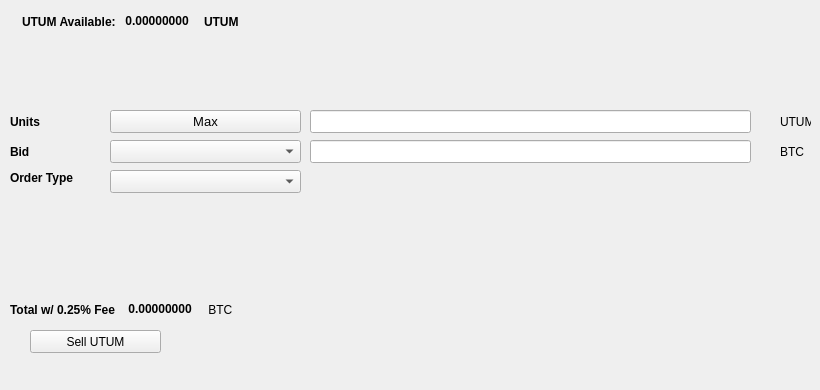
   <widget class="QWidget" name="SellTab">
    <attribute name="title">
     <string>Sell</string>
    </attribute>
    <widget class="QLabel" name="label_16">
     <property name="geometry">
      <rect>
       <x>780</x>
       <y>140</y>
       <width>31</width>
       <height>23</height>
      </rect>
     </property>
     <property name="text">
      <string>BTC</string>
     </property>
    </widget>
    <widget class="QComboBox" name="SellBidcomboBox">
     <property name="geometry">
      <rect>
       <x>110</x>
       <y>140</y>
       <width>191</width>
       <height>23</height>
      </rect>
     </property>
     <property name="font">
      <font>
       <pointsize>10</pointsize>
      </font>
     </property>
    </widget>
    <widget class="QLabel" name="label_18">
     <property name="geometry">
      <rect>
       <x>10</x>
       <y>110</y>
       <width>46</width>
       <height>23</height>
      </rect>
     </property>
     <property name="font">
      <font>
       <weight>75</weight>
       <bold>true</bold>
      </font>
     </property>
     <property name="text">
      <string>Units</string>
     </property>
    </widget>
    <widget class="QPushButton" name="Sell_Max_Amount">
     <property name="geometry">
      <rect>
       <x>110</x>
       <y>110</y>
       <width>191</width>
       <height>23</height>
      </rect>
     </property>
     <property name="font">
      <font>
       <pointsize>10</pointsize>
      </font>
     </property>
     <property name="text">
      <string>Max</string>
     </property>
    </widget>
    <widget class="QLabel" name="label_20">
     <property name="geometry">
      <rect>
       <x>10</x>
       <y>170</y>
       <width>91</width>
       <height>16</height>
      </rect>
     </property>
     <property name="font">
      <font>
       <weight>75</weight>
       <bold>true</bold>
      </font>
     </property>
     <property name="text">
      <string>Order Type</string>
     </property>
    </widget>
    <widget class="QComboBox" name="SellOrdertypeCombo">
     <property name="geometry">
      <rect>
       <x>110</x>
       <y>170</y>
       <width>191</width>
       <height>23</height>
      </rect>
     </property>
     <property name="font">
      <font>
       <pointsize>10</pointsize>
      </font>
     </property>
    </widget>
    <widget class="QLabel" name="label_21">
     <property name="geometry">
      <rect>
       <x>10</x>
       <y>140</y>
       <width>46</width>
       <height>23</height>
      </rect>
     </property>
     <property name="font">
      <font>
       <weight>75</weight>
       <bold>true</bold>
      </font>
     </property>
     <property name="text">
      <string>Bid</string>
     </property>
    </widget>
    <widget class="QLabel" name="label_22">
     <property name="geometry">
      <rect>
       <x>780</x>
       <y>110</y>
       <width>31</width>
       <height>23</height>
      </rect>
     </property>
     <property name="text">
      <string>UTUM</string>
     </property>
    </widget>
    <widget class="QLineEdit" name="UnitsInputUTUM">
     <property name="geometry">
      <rect>
       <x>310</x>
       <y>110</y>
       <width>441</width>
       <height>23</height>
      </rect>
     </property>
     <property name="font">
      <font>
       <pointsize>9</pointsize>
       <weight>75</weight>
       <bold>true</bold>
      </font>
     </property>
    </widget>
    <widget class="QLineEdit" name="SellBidPriceEdit">
     <property name="geometry">
      <rect>
       <x>310</x>
       <y>140</y>
       <width>441</width>
       <height>23</height>
      </rect>
     </property>
     <property name="font">
      <font>
       <pointsize>9</pointsize>
       <weight>75</weight>
       <bold>true</bold>
      </font>
     </property>
    </widget>
    <widget class="QPushButton" name="SellUTUMBTN">
     <property name="geometry">
      <rect>
       <x>30</x>
       <y>330</y>
       <width>131</width>
       <height>23</height>
      </rect>
     </property>
     <property name="text">
      <string>Sell UTUM</string>
     </property>
     <property name="icon">
      <iconset resource="../utum">
       <normaloff>:/icons/bitcoin</normaloff>:/icons/bitcoin</iconset>
     </property>
    </widget>
    <widget class="QWidget" name="layoutWidget3">
     <property name="geometry">
      <rect>
       <x>22</x>
       <y>12</y>
       <width>258</width>
       <height>19</height>
      </rect>
     </property>
     <layout class="QHBoxLayout" name="horizontalLayout">
      <item>
       <widget class="QLabel" name="label232_2">
        <property name="font">
         <font>
          <weight>75</weight>
          <bold>true</bold>
         </font>
        </property>
        <property name="text">
         <string>UTUM Available:</string>
        </property>
       </widget>
      </item>
      <item>
       <widget class="QLabel" name="UTUMAvailableLabel">
        <property name="palette">
         <palette>
          <active>
           <colorrole role="WindowText">
            <brush brushstyle="SolidPattern">
             <color alpha="255">
              <red>0</red>
              <green>0</green>
              <blue>0</blue>
             </color>
            </brush>
           </colorrole>
           <colorrole role="Button">
            <brush brushstyle="SolidPattern">
             <color alpha="255">
              <red>0</red>
              <green>170</green>
              <blue>0</blue>
             </color>
            </brush>
           </colorrole>
           <colorrole role="Light">
            <brush brushstyle="SolidPattern">
             <color alpha="255">
              <red>0</red>
              <green>255</green>
              <blue>0</blue>
             </color>
            </brush>
           </colorrole>
           <colorrole role="Midlight">
            <brush brushstyle="SolidPattern">
             <color alpha="255">
              <red>0</red>
              <green>212</green>
              <blue>0</blue>
             </color>
            </brush>
           </colorrole>
           <colorrole role="Dark">
            <brush brushstyle="SolidPattern">
             <color alpha="255">
              <red>0</red>
              <green>85</green>
              <blue>0</blue>
             </color>
            </brush>
           </colorrole>
           <colorrole role="Mid">
            <brush brushstyle="SolidPattern">
             <color alpha="255">
              <red>0</red>
              <green>113</green>
              <blue>0</blue>
             </color>
            </brush>
           </colorrole>
           <colorrole role="Text">
            <brush brushstyle="SolidPattern">
             <color alpha="255">
              <red>0</red>
              <green>170</green>
              <blue>0</blue>
             </color>
            </brush>
           </colorrole>
           <colorrole role="BrightText">
            <brush brushstyle="SolidPattern">
             <color alpha="255">
              <red>255</red>
              <green>255</green>
              <blue>255</blue>
             </color>
            </brush>
           </colorrole>
           <colorrole role="ButtonText">
            <brush brushstyle="SolidPattern">
             <color alpha="255">
              <red>0</red>
              <green>0</green>
              <blue>0</blue>
             </color>
            </brush>
           </colorrole>
           <colorrole role="Base">
            <brush brushstyle="SolidPattern">
             <color alpha="255">
              <red>255</red>
              <green>255</green>
              <blue>255</blue>
             </color>
            </brush>
           </colorrole>
           <colorrole role="Window">
            <brush brushstyle="SolidPattern">
             <color alpha="255">
              <red>0</red>
              <green>170</green>
              <blue>0</blue>
             </color>
            </brush>
           </colorrole>
           <colorrole role="Shadow">
            <brush brushstyle="SolidPattern">
             <color alpha="255">
              <red>0</red>
              <green>0</green>
              <blue>0</blue>
             </color>
            </brush>
           </colorrole>
           <colorrole role="AlternateBase">
            <brush brushstyle="SolidPattern">
             <color alpha="255">
              <red>127</red>
              <green>212</green>
              <blue>127</blue>
             </color>
            </brush>
           </colorrole>
           <colorrole role="ToolTipBase">
            <brush brushstyle="SolidPattern">
             <color alpha="255">
              <red>255</red>
              <green>255</green>
              <blue>220</blue>
             </color>
            </brush>
           </colorrole>
           <colorrole role="ToolTipText">
            <brush brushstyle="SolidPattern">
             <color alpha="255">
              <red>0</red>
              <green>0</green>
              <blue>0</blue>
             </color>
            </brush>
           </colorrole>
          </active>
          <inactive>
           <colorrole role="WindowText">
            <brush brushstyle="SolidPattern">
             <color alpha="255">
              <red>0</red>
              <green>0</green>
              <blue>0</blue>
             </color>
            </brush>
           </colorrole>
           <colorrole role="Button">
            <brush brushstyle="SolidPattern">
             <color alpha="255">
              <red>0</red>
              <green>170</green>
              <blue>0</blue>
             </color>
            </brush>
           </colorrole>
           <colorrole role="Light">
            <brush brushstyle="SolidPattern">
             <color alpha="255">
              <red>0</red>
              <green>255</green>
              <blue>0</blue>
             </color>
            </brush>
           </colorrole>
           <colorrole role="Midlight">
            <brush brushstyle="SolidPattern">
             <color alpha="255">
              <red>0</red>
              <green>212</green>
              <blue>0</blue>
             </color>
            </brush>
           </colorrole>
           <colorrole role="Dark">
            <brush brushstyle="SolidPattern">
             <color alpha="255">
              <red>0</red>
              <green>85</green>
              <blue>0</blue>
             </color>
            </brush>
           </colorrole>
           <colorrole role="Mid">
            <brush brushstyle="SolidPattern">
             <color alpha="255">
              <red>0</red>
              <green>113</green>
              <blue>0</blue>
             </color>
            </brush>
           </colorrole>
           <colorrole role="Text">
            <brush brushstyle="SolidPattern">
             <color alpha="255">
              <red>0</red>
              <green>170</green>
              <blue>0</blue>
             </color>
            </brush>
           </colorrole>
           <colorrole role="BrightText">
            <brush brushstyle="SolidPattern">
             <color alpha="255">
              <red>255</red>
              <green>255</green>
              <blue>255</blue>
             </color>
            </brush>
           </colorrole>
           <colorrole role="ButtonText">
            <brush brushstyle="SolidPattern">
             <color alpha="255">
              <red>0</red>
              <green>0</green>
              <blue>0</blue>
             </color>
            </brush>
           </colorrole>
           <colorrole role="Base">
            <brush brushstyle="SolidPattern">
             <color alpha="255">
              <red>255</red>
              <green>255</green>
              <blue>255</blue>
             </color>
            </brush>
           </colorrole>
           <colorrole role="Window">
            <brush brushstyle="SolidPattern">
             <color alpha="255">
              <red>0</red>
              <green>170</green>
              <blue>0</blue>
             </color>
            </brush>
           </colorrole>
           <colorrole role="Shadow">
            <brush brushstyle="SolidPattern">
             <color alpha="255">
              <red>0</red>
              <green>0</green>
              <blue>0</blue>
             </color>
            </brush>
           </colorrole>
           <colorrole role="AlternateBase">
            <brush brushstyle="SolidPattern">
             <color alpha="255">
              <red>127</red>
              <green>212</green>
              <blue>127</blue>
             </color>
            </brush>
           </colorrole>
           <colorrole role="ToolTipBase">
            <brush brushstyle="SolidPattern">
             <color alpha="255">
              <red>255</red>
              <green>255</green>
              <blue>220</blue>
             </color>
            </brush>
           </colorrole>
           <colorrole role="ToolTipText">
            <brush brushstyle="SolidPattern">
             <color alpha="255">
              <red>0</red>
              <green>0</green>
              <blue>0</blue>
             </color>
            </brush>
           </colorrole>
          </inactive>
          <disabled>
           <colorrole role="WindowText">
            <brush brushstyle="SolidPattern">
             <color alpha="255">
              <red>0</red>
              <green>85</green>
              <blue>0</blue>
             </color>
            </brush>
           </colorrole>
           <colorrole role="Button">
            <brush brushstyle="SolidPattern">
             <color alpha="255">
              <red>0</red>
              <green>170</green>
              <blue>0</blue>
             </color>
            </brush>
           </colorrole>
           <colorrole role="Light">
            <brush brushstyle="SolidPattern">
             <color alpha="255">
              <red>0</red>
              <green>255</green>
              <blue>0</blue>
             </color>
            </brush>
           </colorrole>
           <colorrole role="Midlight">
            <brush brushstyle="SolidPattern">
             <color alpha="255">
              <red>0</red>
              <green>212</green>
              <blue>0</blue>
             </color>
            </brush>
           </colorrole>
           <colorrole role="Dark">
            <brush brushstyle="SolidPattern">
             <color alpha="255">
              <red>0</red>
              <green>85</green>
              <blue>0</blue>
             </color>
            </brush>
           </colorrole>
           <colorrole role="Mid">
            <brush brushstyle="SolidPattern">
             <color alpha="255">
              <red>0</red>
              <green>113</green>
              <blue>0</blue>
             </color>
            </brush>
           </colorrole>
           <colorrole role="Text">
            <brush brushstyle="SolidPattern">
             <color alpha="255">
              <red>0</red>
              <green>85</green>
              <blue>0</blue>
             </color>
            </brush>
           </colorrole>
           <colorrole role="BrightText">
            <brush brushstyle="SolidPattern">
             <color alpha="255">
              <red>255</red>
              <green>255</green>
              <blue>255</blue>
             </color>
            </brush>
           </colorrole>
           <colorrole role="ButtonText">
            <brush brushstyle="SolidPattern">
             <color alpha="255">
              <red>0</red>
              <green>85</green>
              <blue>0</blue>
             </color>
            </brush>
           </colorrole>
           <colorrole role="Base">
            <brush brushstyle="SolidPattern">
             <color alpha="255">
              <red>0</red>
              <green>170</green>
              <blue>0</blue>
             </color>
            </brush>
           </colorrole>
           <colorrole role="Window">
            <brush brushstyle="SolidPattern">
             <color alpha="255">
              <red>0</red>
              <green>170</green>
              <blue>0</blue>
             </color>
            </brush>
           </colorrole>
           <colorrole role="Shadow">
            <brush brushstyle="SolidPattern">
             <color alpha="255">
              <red>0</red>
              <green>0</green>
              <blue>0</blue>
             </color>
            </brush>
           </colorrole>
           <colorrole role="AlternateBase">
            <brush brushstyle="SolidPattern">
             <color alpha="255">
              <red>0</red>
              <green>170</green>
              <blue>0</blue>
             </color>
            </brush>
           </colorrole>
           <colorrole role="ToolTipBase">
            <brush brushstyle="SolidPattern">
             <color alpha="255">
              <red>255</red>
              <green>255</green>
              <blue>220</blue>
             </color>
            </brush>
           </colorrole>
           <colorrole role="ToolTipText">
            <brush brushstyle="SolidPattern">
             <color alpha="255">
              <red>0</red>
              <green>0</green>
              <blue>0</blue>
             </color>
            </brush>
           </colorrole>
          </disabled>
         </palette>
        </property>
        <property name="font">
         <font>
          <weight>75</weight>
          <bold>true</bold>
         </font>
        </property>
        <property name="text">
         <string> 0.00000000 </string>
        </property>
        <property name="textInteractionFlags">
         <set>Qt::LinksAccessibleByMouse|Qt::TextSelectableByKeyboard|Qt::TextSelectableByMouse</set>
        </property>
       </widget>
      </item>
      <item>
       <widget class="QLabel" name="labelUTUM">
        <property name="font">
         <font>
          <weight>75</weight>
          <bold>true</bold>
         </font>
        </property>
        <property name="text">
         <string>UTUM</string>
        </property>
       </widget>
      </item>
     </layout>
    </widget>
    <widget class="QWidget" name="layoutWidget">
     <property name="geometry">
      <rect>
       <x>10</x>
       <y>300</y>
       <width>268</width>
       <height>19</height>
      </rect>
     </property>
     <layout class="QHBoxLayout" name="horizontalLayout_2">
      <item>
       <widget class="QLabel" name="label_19">
        <property name="font">
         <font>
          <weight>75</weight>
          <bold>true</bold>
         </font>
        </property>
        <property name="text">
         <string>Total w/ 0.25% Fee </string>
        </property>
       </widget>
      </item>
      <item>
       <widget class="QLabel" name="SellCostLabel">
        <property name="palette">
         <palette>
          <active>
           <colorrole role="WindowText">
            <brush brushstyle="SolidPattern">
             <color alpha="255">
              <red>0</red>
              <green>0</green>
              <blue>0</blue>
             </color>
            </brush>
           </colorrole>
           <colorrole role="Button">
            <brush brushstyle="SolidPattern">
             <color alpha="255">
              <red>0</red>
              <green>170</green>
              <blue>0</blue>
             </color>
            </brush>
           </colorrole>
           <colorrole role="Light">
            <brush brushstyle="SolidPattern">
             <color alpha="255">
              <red>0</red>
              <green>255</green>
              <blue>0</blue>
             </color>
            </brush>
           </colorrole>
           <colorrole role="Midlight">
            <brush brushstyle="SolidPattern">
             <color alpha="255">
              <red>0</red>
              <green>212</green>
              <blue>0</blue>
             </color>
            </brush>
           </colorrole>
           <colorrole role="Dark">
            <brush brushstyle="SolidPattern">
             <color alpha="255">
              <red>0</red>
              <green>85</green>
              <blue>0</blue>
             </color>
            </brush>
           </colorrole>
           <colorrole role="Mid">
            <brush brushstyle="SolidPattern">
             <color alpha="255">
              <red>0</red>
              <green>113</green>
              <blue>0</blue>
             </color>
            </brush>
           </colorrole>
           <colorrole role="Text">
            <brush brushstyle="SolidPattern">
             <color alpha="255">
              <red>0</red>
              <green>170</green>
              <blue>0</blue>
             </color>
            </brush>
           </colorrole>
           <colorrole role="BrightText">
            <brush brushstyle="SolidPattern">
             <color alpha="255">
              <red>255</red>
              <green>255</green>
              <blue>255</blue>
             </color>
            </brush>
           </colorrole>
           <colorrole role="ButtonText">
            <brush brushstyle="SolidPattern">
             <color alpha="255">
              <red>0</red>
              <green>0</green>
              <blue>0</blue>
             </color>
            </brush>
           </colorrole>
           <colorrole role="Base">
            <brush brushstyle="SolidPattern">
             <color alpha="255">
              <red>255</red>
              <green>255</green>
              <blue>255</blue>
             </color>
            </brush>
           </colorrole>
           <colorrole role="Window">
            <brush brushstyle="SolidPattern">
             <color alpha="255">
              <red>0</red>
              <green>170</green>
              <blue>0</blue>
             </color>
            </brush>
           </colorrole>
           <colorrole role="Shadow">
            <brush brushstyle="SolidPattern">
             <color alpha="255">
              <red>0</red>
              <green>0</green>
              <blue>0</blue>
             </color>
            </brush>
           </colorrole>
           <colorrole role="AlternateBase">
            <brush brushstyle="SolidPattern">
             <color alpha="255">
              <red>127</red>
              <green>212</green>
              <blue>127</blue>
             </color>
            </brush>
           </colorrole>
           <colorrole role="ToolTipBase">
            <brush brushstyle="SolidPattern">
             <color alpha="255">
              <red>255</red>
              <green>255</green>
              <blue>220</blue>
             </color>
            </brush>
           </colorrole>
           <colorrole role="ToolTipText">
            <brush brushstyle="SolidPattern">
             <color alpha="255">
              <red>0</red>
              <green>0</green>
              <blue>0</blue>
             </color>
            </brush>
           </colorrole>
          </active>
          <inactive>
           <colorrole role="WindowText">
            <brush brushstyle="SolidPattern">
             <color alpha="255">
              <red>0</red>
              <green>0</green>
              <blue>0</blue>
             </color>
            </brush>
           </colorrole>
           <colorrole role="Button">
            <brush brushstyle="SolidPattern">
             <color alpha="255">
              <red>0</red>
              <green>170</green>
              <blue>0</blue>
             </color>
            </brush>
           </colorrole>
           <colorrole role="Light">
            <brush brushstyle="SolidPattern">
             <color alpha="255">
              <red>0</red>
              <green>255</green>
              <blue>0</blue>
             </color>
            </brush>
           </colorrole>
           <colorrole role="Midlight">
            <brush brushstyle="SolidPattern">
             <color alpha="255">
              <red>0</red>
              <green>212</green>
              <blue>0</blue>
             </color>
            </brush>
           </colorrole>
           <colorrole role="Dark">
            <brush brushstyle="SolidPattern">
             <color alpha="255">
              <red>0</red>
              <green>85</green>
              <blue>0</blue>
             </color>
            </brush>
           </colorrole>
           <colorrole role="Mid">
            <brush brushstyle="SolidPattern">
             <color alpha="255">
              <red>0</red>
              <green>113</green>
              <blue>0</blue>
             </color>
            </brush>
           </colorrole>
           <colorrole role="Text">
            <brush brushstyle="SolidPattern">
             <color alpha="255">
              <red>0</red>
              <green>170</green>
              <blue>0</blue>
             </color>
            </brush>
           </colorrole>
           <colorrole role="BrightText">
            <brush brushstyle="SolidPattern">
             <color alpha="255">
              <red>255</red>
              <green>255</green>
              <blue>255</blue>
             </color>
            </brush>
           </colorrole>
           <colorrole role="ButtonText">
            <brush brushstyle="SolidPattern">
             <color alpha="255">
              <red>0</red>
              <green>0</green>
              <blue>0</blue>
             </color>
            </brush>
           </colorrole>
           <colorrole role="Base">
            <brush brushstyle="SolidPattern">
             <color alpha="255">
              <red>255</red>
              <green>255</green>
              <blue>255</blue>
             </color>
            </brush>
           </colorrole>
           <colorrole role="Window">
            <brush brushstyle="SolidPattern">
             <color alpha="255">
              <red>0</red>
              <green>170</green>
              <blue>0</blue>
             </color>
            </brush>
           </colorrole>
           <colorrole role="Shadow">
            <brush brushstyle="SolidPattern">
             <color alpha="255">
              <red>0</red>
              <green>0</green>
              <blue>0</blue>
             </color>
            </brush>
           </colorrole>
           <colorrole role="AlternateBase">
            <brush brushstyle="SolidPattern">
             <color alpha="255">
              <red>127</red>
              <green>212</green>
              <blue>127</blue>
             </color>
            </brush>
           </colorrole>
           <colorrole role="ToolTipBase">
            <brush brushstyle="SolidPattern">
             <color alpha="255">
              <red>255</red>
              <green>255</green>
              <blue>220</blue>
             </color>
            </brush>
           </colorrole>
           <colorrole role="ToolTipText">
            <brush brushstyle="SolidPattern">
             <color alpha="255">
              <red>0</red>
              <green>0</green>
              <blue>0</blue>
             </color>
            </brush>
           </colorrole>
          </inactive>
          <disabled>
           <colorrole role="WindowText">
            <brush brushstyle="SolidPattern">
             <color alpha="255">
              <red>0</red>
              <green>85</green>
              <blue>0</blue>
             </color>
            </brush>
           </colorrole>
           <colorrole role="Button">
            <brush brushstyle="SolidPattern">
             <color alpha="255">
              <red>0</red>
              <green>170</green>
              <blue>0</blue>
             </color>
            </brush>
           </colorrole>
           <colorrole role="Light">
            <brush brushstyle="SolidPattern">
             <color alpha="255">
              <red>0</red>
              <green>255</green>
              <blue>0</blue>
             </color>
            </brush>
           </colorrole>
           <colorrole role="Midlight">
            <brush brushstyle="SolidPattern">
             <color alpha="255">
              <red>0</red>
              <green>212</green>
              <blue>0</blue>
             </color>
            </brush>
           </colorrole>
           <colorrole role="Dark">
            <brush brushstyle="SolidPattern">
             <color alpha="255">
              <red>0</red>
              <green>85</green>
              <blue>0</blue>
             </color>
            </brush>
           </colorrole>
           <colorrole role="Mid">
            <brush brushstyle="SolidPattern">
             <color alpha="255">
              <red>0</red>
              <green>113</green>
              <blue>0</blue>
             </color>
            </brush>
           </colorrole>
           <colorrole role="Text">
            <brush brushstyle="SolidPattern">
             <color alpha="255">
              <red>0</red>
              <green>85</green>
              <blue>0</blue>
             </color>
            </brush>
           </colorrole>
           <colorrole role="BrightText">
            <brush brushstyle="SolidPattern">
             <color alpha="255">
              <red>255</red>
              <green>255</green>
              <blue>255</blue>
             </color>
            </brush>
           </colorrole>
           <colorrole role="ButtonText">
            <brush brushstyle="SolidPattern">
             <color alpha="255">
              <red>0</red>
              <green>85</green>
              <blue>0</blue>
             </color>
            </brush>
           </colorrole>
           <colorrole role="Base">
            <brush brushstyle="SolidPattern">
             <color alpha="255">
              <red>0</red>
              <green>170</green>
              <blue>0</blue>
             </color>
            </brush>
           </colorrole>
           <colorrole role="Window">
            <brush brushstyle="SolidPattern">
             <color alpha="255">
              <red>0</red>
              <green>170</green>
              <blue>0</blue>
             </color>
            </brush>
           </colorrole>
           <colorrole role="Shadow">
            <brush brushstyle="SolidPattern">
             <color alpha="255">
              <red>0</red>
              <green>0</green>
              <blue>0</blue>
             </color>
            </brush>
           </colorrole>
           <colorrole role="AlternateBase">
            <brush brushstyle="SolidPattern">
             <color alpha="255">
              <red>0</red>
              <green>170</green>
              <blue>0</blue>
             </color>
            </brush>
           </colorrole>
           <colorrole role="ToolTipBase">
            <brush brushstyle="SolidPattern">
             <color alpha="255">
              <red>255</red>
              <green>255</green>
              <blue>220</blue>
             </color>
            </brush>
           </colorrole>
           <colorrole role="ToolTipText">
            <brush brushstyle="SolidPattern">
             <color alpha="255">
              <red>0</red>
              <green>0</green>
              <blue>0</blue>
             </color>
            </brush>
           </colorrole>
          </disabled>
         </palette>
        </property>
        <property name="font">
         <font>
          <weight>75</weight>
          <bold>true</bold>
         </font>
        </property>
        <property name="autoFillBackground">
         <bool>false</bool>
        </property>
        <property name="text">
         <string> 0.00000000</string>
        </property>
        <property name="textInteractionFlags">
         <set>Qt::LinksAccessibleByMouse|Qt::TextSelectableByMouse</set>
        </property>
       </widget>
      </item>
      <item>
       <widget class="QLabel" name="label_17">
        <property name="font">
         <font>
          <weight>50</weight>
          <bold>false</bold>
         </font>
        </property>
        <property name="text">
         <string> BTC</string>
        </property>
       </widget>
      </item>
     </layout>
    </widget>
    <widget class="QLabel" name="label_23">
     <property name="geometry">
      <rect>
       <x>460</x>
       <y>300</y>
       <width>281</width>
       <height>81</height>
      </rect>
     </property>
     <property name="text">
      <string/>
     </property>
     <property name="pixmap">
      <pixmap>:/images/bittrex</pixmap>
     </property>
    </widget>
   </widget>
